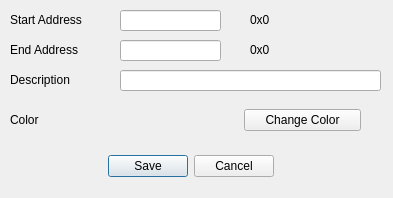
<?xml version="1.0" encoding="UTF-8"?>
<ui version="4.0">
 <class>NewTagDialog</class>
 <widget class="QDialog" name="NewTagDialog">
  <property name="geometry">
   <rect>
    <x>0</x>
    <y>0</y>
    <width>393</width>
    <height>198</height>
   </rect>
  </property>
  <property name="windowTitle">
   <string>Tag</string>
  </property>
  <widget class="QDialogButtonBox" name="tagButtonBox">
   <property name="geometry">
    <rect>
     <x>20</x>
     <y>150</y>
     <width>341</width>
     <height>32</height>
    </rect>
   </property>
   <property name="orientation">
    <enum>Qt::Horizontal</enum>
   </property>
   <property name="standardButtons">
    <set>QDialogButtonBox::Cancel|QDialogButtonBox::Save</set>
   </property>
   <property name="centerButtons">
    <bool>true</bool>
   </property>
  </widget>
  <widget class="QLabel" name="label">
   <property name="geometry">
    <rect>
     <x>10</x>
     <y>10</y>
     <width>121</width>
     <height>20</height>
    </rect>
   </property>
   <property name="text">
    <string>Start Address</string>
   </property>
  </widget>
  <widget class="QLabel" name="label_2">
   <property name="geometry">
    <rect>
     <x>10</x>
     <y>40</y>
     <width>101</width>
     <height>20</height>
    </rect>
   </property>
   <property name="text">
    <string>End Address</string>
   </property>
  </widget>
  <widget class="QLabel" name="label_3">
   <property name="geometry">
    <rect>
     <x>10</x>
     <y>70</y>
     <width>141</width>
     <height>20</height>
    </rect>
   </property>
   <property name="text">
    <string>Description</string>
   </property>
  </widget>
  <widget class="QLabel" name="label_4">
   <property name="geometry">
    <rect>
     <x>10</x>
     <y>110</y>
     <width>63</width>
     <height>20</height>
    </rect>
   </property>
   <property name="text">
    <string>Color</string>
   </property>
  </widget>
  <widget class="QLineEdit" name="lineEditStartAddr">
   <property name="geometry">
    <rect>
     <x>120</x>
     <y>10</y>
     <width>101</width>
     <height>21</height>
    </rect>
   </property>
  </widget>
  <widget class="QLineEdit" name="lineEditEndAddr">
   <property name="geometry">
    <rect>
     <x>120</x>
     <y>40</y>
     <width>101</width>
     <height>21</height>
    </rect>
   </property>
  </widget>
  <widget class="QLineEdit" name="lineEditDescription">
   <property name="geometry">
    <rect>
     <x>120</x>
     <y>70</y>
     <width>261</width>
     <height>21</height>
    </rect>
   </property>
  </widget>
  <widget class="QLabel" name="labelStartAddressHex">
   <property name="geometry">
    <rect>
     <x>250</x>
     <y>10</y>
     <width>63</width>
     <height>20</height>
    </rect>
   </property>
   <property name="text">
    <string>0x0</string>
   </property>
  </widget>
  <widget class="QLabel" name="labelEndAddressHex">
   <property name="geometry">
    <rect>
     <x>250</x>
     <y>40</y>
     <width>63</width>
     <height>20</height>
    </rect>
   </property>
   <property name="text">
    <string>0x0</string>
   </property>
  </widget>
  <widget class="QWidget" name="">
   <property name="geometry">
    <rect>
     <x>120</x>
     <y>100</y>
     <width>241</width>
     <height>41</height>
    </rect>
   </property>
   <layout class="QHBoxLayout" name="horizontalLayout">
    <item>
     <widget class="QLabel" name="labelColorShow">
      <property name="maximumSize">
       <size>
        <width>16777215</width>
        <height>18</height>
       </size>
      </property>
      <property name="text">
       <string/>
      </property>
     </widget>
    </item>
    <item>
     <widget class="QPushButton" name="pushButtonChangeColor">
      <property name="text">
       <string>Change Color</string>
      </property>
     </widget>
    </item>
   </layout>
  </widget>
 </widget>
 <resources/>
 <connections>
  <connection>
   <sender>tagButtonBox</sender>
   <signal>accepted()</signal>
   <receiver>NewTagDialog</receiver>
   <slot>accept()</slot>
   <hints>
    <hint type="sourcelabel">
     <x>248</x>
     <y>254</y>
    </hint>
    <hint type="destinationlabel">
     <x>157</x>
     <y>274</y>
    </hint>
   </hints>
  </connection>
  <connection>
   <sender>tagButtonBox</sender>
   <signal>rejected()</signal>
   <receiver>NewTagDialog</receiver>
   <slot>reject()</slot>
   <hints>
    <hint type="sourcelabel">
     <x>316</x>
     <y>260</y>
    </hint>
    <hint type="destinationlabel">
     <x>286</x>
     <y>274</y>
    </hint>
   </hints>
  </connection>
 </connections>
</ui>
